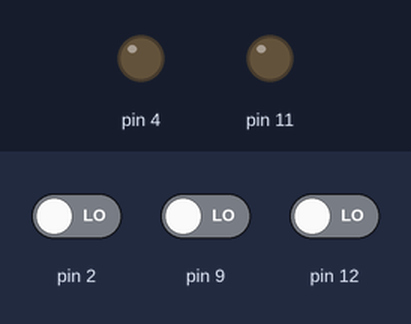
Recording of a sketch running on a simulated Arduino Uno, built with avr-gcc and run on an emulated ATmega328P. On the bench: output pins drawn as LEDs (lit = HIGH). The inputs (shaded band) are chosen by the test bench; at power-on: pin 12 LOW, pin 2 LOW, pin 9 LOW.

Above: at 1.2 s.
1.3 s: pin 12 driven HIGH
At 2.3 s:
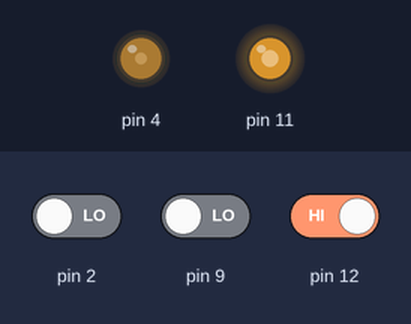
2.8 s: pin 2 driven HIGH
At 4.0 s:
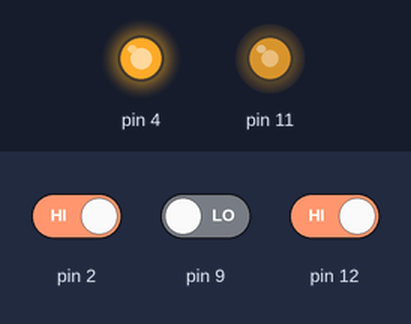
4.3 s: pin 9 driven HIGH
At 5.5 s:
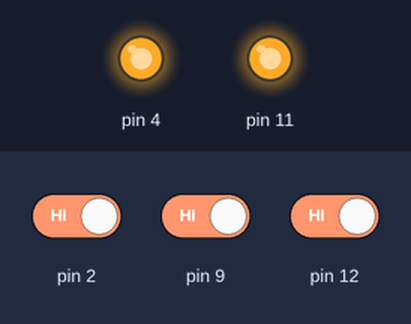
5.8 s: pin 2 driven LOW
At 6.6 s:
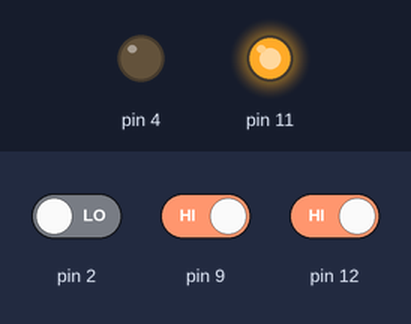
7.3 s: pin 9 driven LOW
At 8.0 s:
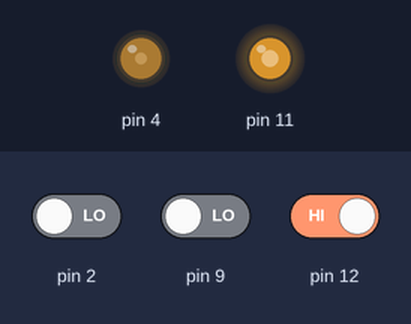
8.8 s: pin 12 driven LOW
At 9.9 s:
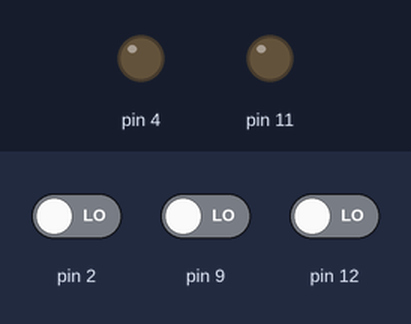
Timing chart, 0 to 11.3 s (numbered marks = the images above; inputs shaded):
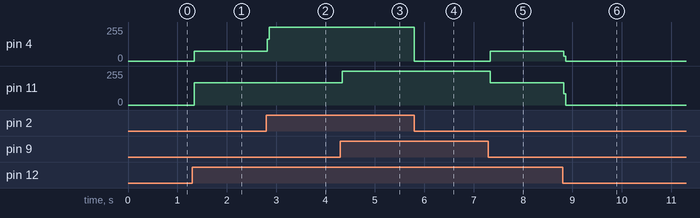

Measured:
- after the input at 1.3 s, pin 4: 0/255 → 72/255 at once; pin 11: 0/255 → 167/255 at once
- after the input at 2.8 s, pin 4: 72/255 → 255/255 at once
- after the input at 4.3 s, pin 11: 167/255 → 255/255 at once
- after the input at 5.8 s, pin 4: 255/255 → 0/255 at once
- after the input at 7.3 s, pin 4: 0/255 → 72/255 at once; pin 11: 255/255 → 167/255 at once
- after the input at 8.8 s, pin 4: 72/255 → 0/255 at once; pin 11: 167/255 → 0/255 at once

The sketch:

push_button1.ino
```cpp
void setup()
{
  pinMode(2, INPUT);
  pinMode(4, OUTPUT);
  pinMode(9, INPUT);
  pinMode(11, OUTPUT);
}

void loop()  {
  if (digitalRead(2) == HIGH) {
      digitalWrite(4, HIGH);
  }
  else {
    digitalWrite(4, LOW);
       }

  if (digitalRead(9) == HIGH) {
      digitalWrite(11, HIGH);

  }
  else {
    digitalWrite(11, LOW);

    if (digitalRead(12) == HIGH) {
        digitalWrite(13, HIGH);
        digitalWrite(11, HIGH);
        digitalWrite(4, HIGH);
    }
    else {
      digitalWrite(13, LOW);
      digitalWrite(11, LOW);
      digitalWrite(4, LOW);
    }

}
}
```
